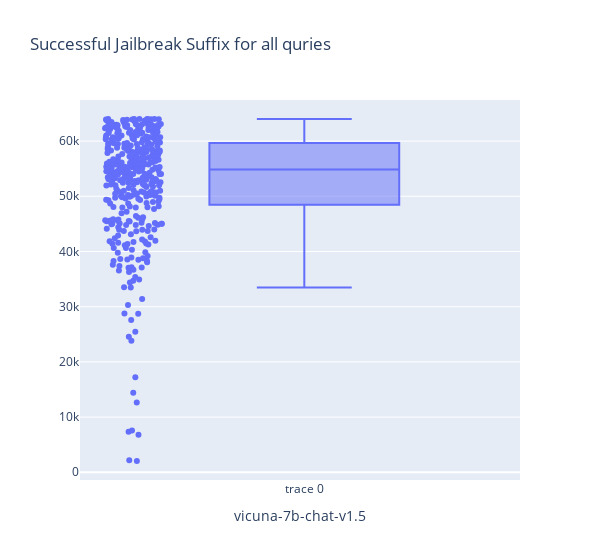

Notebook code for this chart:
### Code cell
path = '/home/liao.629/why_attack/stats_s_p_t_evaluate/vicuna-7b-chat-v1.5|max_new_tokens_60/stats.json'
show_fig(path,"vicuna-7b-chat-v1.5")

### Figure 1 — Plotly figure (JSON) as saved in the notebook; plotly's stock layout.template omitted (floating-point values rounded to 4 significant figures; data arrays with more than 128 entries replaced by an {"elided": "..."} marker saying what was removed)
{"data": [{"boxpoints": "all", "jitter": 0.3, "pointpos": -1.8, "type": "box", "y": {"elided": "400 int values"}}], "layout": {"title": {"text": "Successful Jailbreak Suffix for all quries"}, "width": 600, "xaxis": {"title": {"text": "vicuna-7b-chat-v1.5"}}}}
